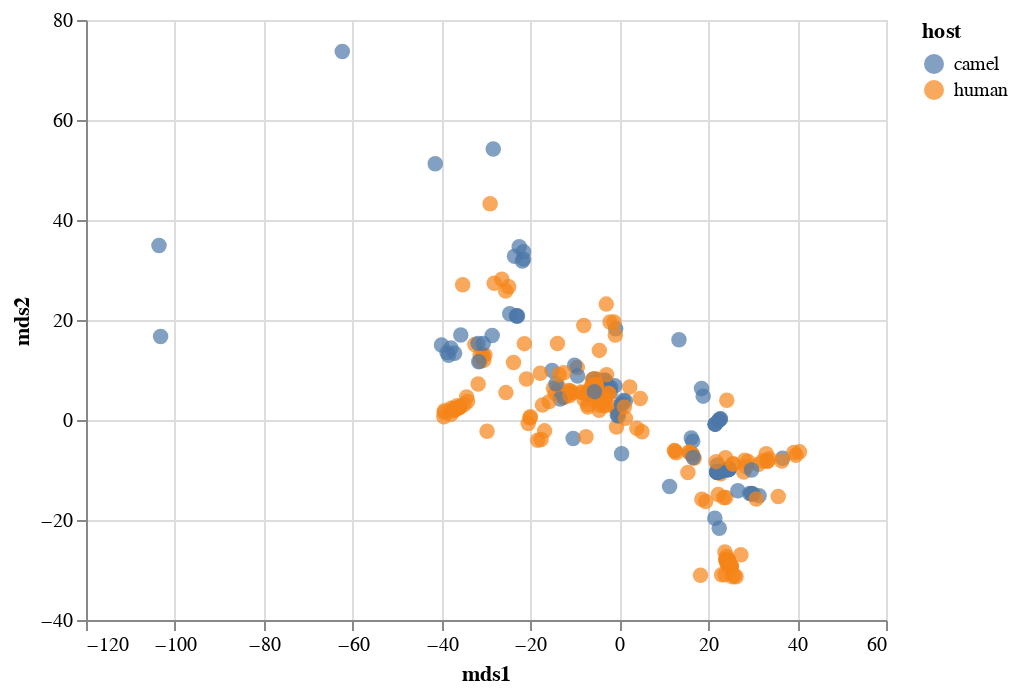

Source (notebook cell):
### Code cell
scatterplot_with_tooltip_interactive(merged_mds_df,'mds1','mds2',"mds1","mds2",['strain'],'host:N')

### Figure 1 — Vega-Lite specification as saved in the notebook (floating-point values rounded to 4 significant figures; data arrays with more than 128 entries replaced by an {"elided": "..."} marker saying what was removed)
{"$schema": "https://vega.github.io/schema/vega-lite/v3.4.0.json", "config": {"mark": {"tooltip": null}, "view": {"height": 300, "width": 400}}, "data": {"name": "data-3b97818b984fe88fc2598cbd93644285"}, "datasets": {"data-3b97818b984fe88fc2598cbd93644285": {"elided": "274 records"}}, "encoding": {"color": {"field": "host", "type": "nominal"}, "tooltip": [{"field": "strain", "type": "nominal"}], "x": {"field": "mds1", "title": "mds1", "type": "quantitative"}, "y": {"field": "mds2", "title": "mds2", "type": "quantitative"}}, "mark": {"size": 60, "type": "circle"}, "selection": {"selector027": {"bind": "scales", "encodings": ["x", "y"], "type": "interval"}}}
